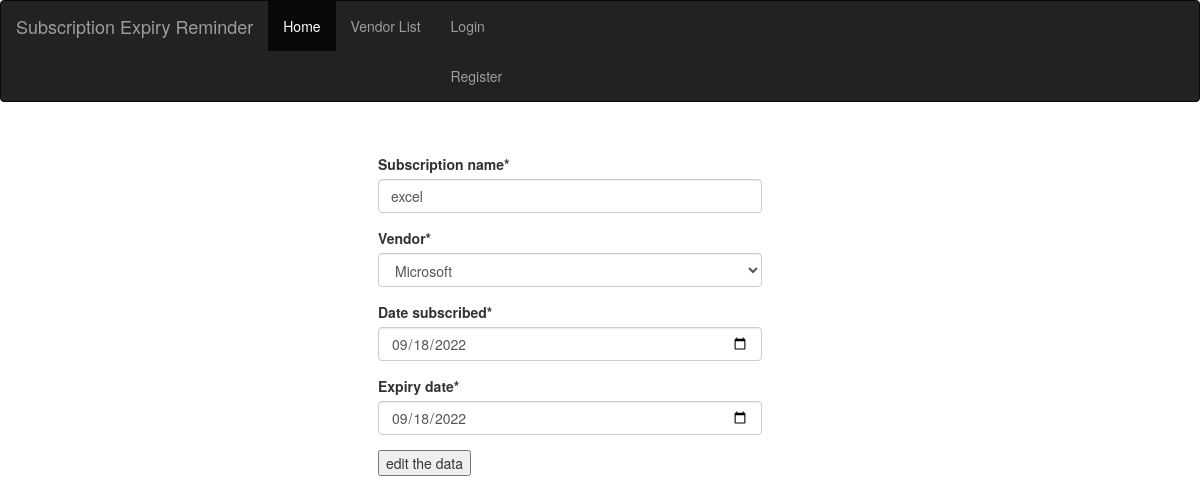
Page /accounts/editsubscription/1/ on the committed database.
### accounts/models.py (models this page shows, shortened)
class Subscription(models.Model):
    subscription_name = models.CharField(max_length=200)
    vendor = models.ForeignKey(Vendor, on_delete=models.CASCADE)
    date_subscribed = models.DateTimeField(null=True, blank=True)
    expiry_date = models.DateTimeField(null=True,blank=True)

### accounts/views.py (the view)
# urls.py: path('editsubscription/<int:pk>/', views.editsubscription, name='edit_subscription'),
def editsubscription(request, pk):
    subscription = get_object_or_404(Subscription, pk=pk)
    form = SubscriptionForm(request.POST or None, instance=subscription)
    if form.is_valid():
        form.save()
        return redirect('subscription_list')
    return render(request, 'edit_subscription.html', {'form': form})

### accounts/forms.py
class SubscriptionForm(forms.ModelForm):
    expiry_date = forms.DateTimeField(widget=DatePickerInput)
    date_subscribed = forms.DateTimeField(widget=DatePickerInput)
    class Meta:
        model = Subscription
        fields = '__all__'

### accounts/models.py (called while the page is built)
    def __str__(self):
        return self.vendor_name

### accounts/templates/edit_subscription.html (shortened to what this page needs)
{% extends 'index.html'%}
{% block content %}
{% load static %}
{% load bootstrap4 %}
{% load crispy_forms_tags %}
<form action="" method="post" style="display: inline-block; padding: 32px 48px 0px 48px;
         margin-left:330px; width:40%;">
    {{ form|crispy }}
    <input type="submit" value="edit the data"/>
</form>
{% endblock %}

### rows in the picture
Subscription: subscription_name "excel", vendor "Microsoft", date_subscribed "09/18/2022", expiry_date "09/18/2022"
